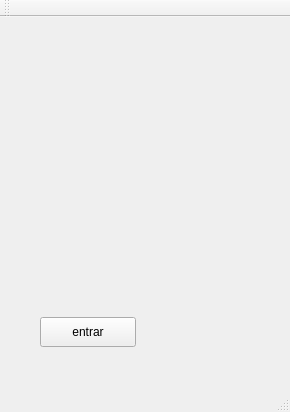
<?xml version="1.0" encoding="UTF-8"?>
<ui version="4.0">
 <class>MainWindow</class>
 <widget class="QMainWindow" name="MainWindow">
  <property name="geometry">
   <rect>
    <x>0</x>
    <y>0</y>
    <width>290</width>
    <height>412</height>
   </rect>
  </property>
  <property name="windowTitle">
   <string>MainWindow</string>
  </property>
  <widget class="QWidget" name="centralWidget">
   <widget class="QPushButton" name="btnEntrar">
    <property name="geometry">
     <rect>
      <x>40</x>
      <y>300</y>
      <width>96</width>
      <height>30</height>
     </rect>
    </property>
    <property name="text">
     <string>entrar</string>
    </property>
   </widget>
  </widget>
  <widget class="QToolBar" name="mainToolBar">
   <attribute name="toolBarArea">
    <enum>TopToolBarArea</enum>
   </attribute>
   <attribute name="toolBarBreak">
    <bool>false</bool>
   </attribute>
  </widget>
  <widget class="QStatusBar" name="statusBar"/>
 </widget>
 <layoutdefault spacing="6" margin="11"/>
 <resources/>
 <connections/>
</ui>
